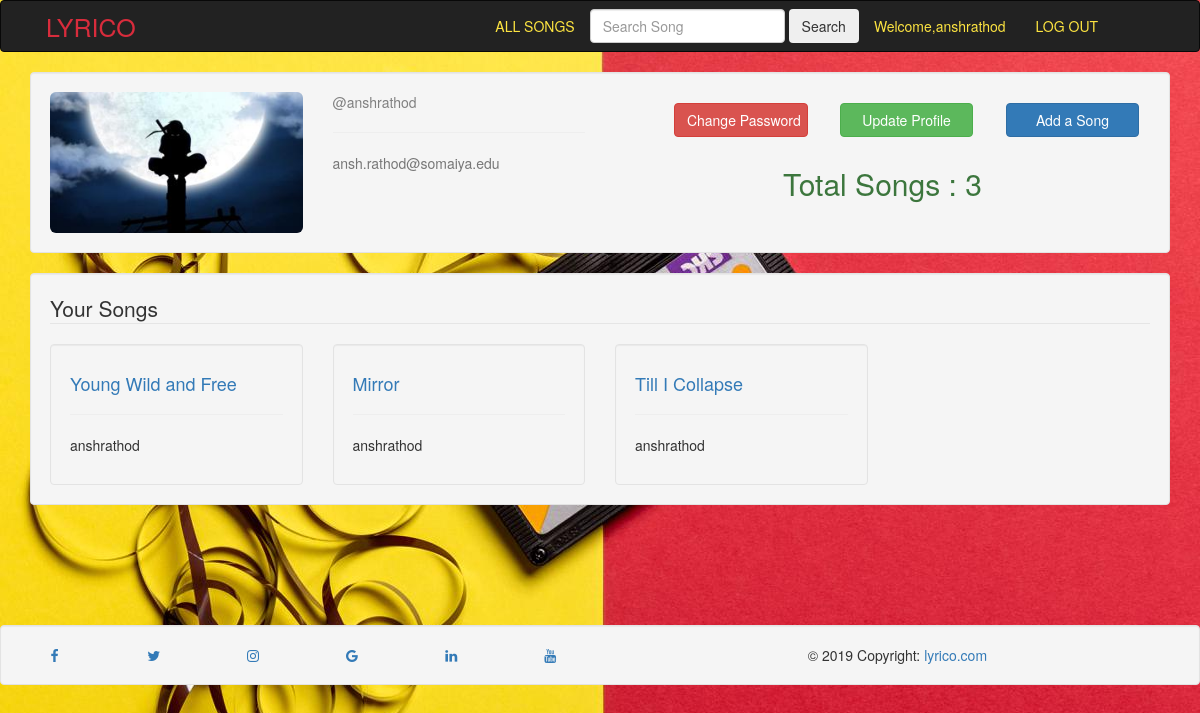
/profile/ (signed in), run on the app's committed database.
### users/models.py (models this page shows, shortened)
class Profile(models.Model):
    user = models.OneToOneField(User, on_delete=models.CASCADE)
    image = models.ImageField(upload_to='profile_pics/' ,default='default.png', null=True)
    bio = models.TextField(blank=True)
    age = models.IntegerField(blank=True,null=True)
    gender = models.CharField(max_length=10)

### songs/models.py (models this page shows, shortened)
class Song(models.Model):
    title = models.CharField(max_length=100)
    lyrics = models.TextField()
    composer = models.CharField(max_length=100)
    featuring = models.TextField(blank=True)
    album = models.CharField(max_length=100)
    img = models.ImageField(upload_to='cover_pic/')
    link =  models.CharField(max_length=1000)  # embed link
    ytlink = models.CharField(max_length=1000 ,default='')
    genre = models.CharField(max_length=100,blank=True)
    audio = models.FileField(upload_to='audio/',default='')

### users/views.py (the view)
# urls.py: path('profile/',uviews.profile,name='songs-profile'),
@login_required
def profile(request):
	mysongs = list()
	songs = Song.objects.all()
	username = request.user.username
	for song in songs:
		if song.composer == username or song.featuring == username:
			mysongs.append(song)
	size = len(mysongs)
	context = {'size': size,'songs':mysongs}
	return render(request,'users/display_profile.html',context)

### users/templates/users/display_profile.html (shortened to what this page needs)
{% extends "songs/base.html" %}
{% load crispy_forms_tags %}
{% block body %}
<div class="well">
	<div class="row">
		<div class="col-md-3">
			<img class="img-rounded" src="{{ user.profile.image.url }}" style="max-height: 100%;min-height:100%;min-width:100%;max-width: 100%;">
		</div>
		<div class="col-md-3 col-sm-3 col-xs-3">
			<a href="{% url 'songs-profile'%}"style="color:grey;">@{{user.username}}</a>
			<hr>
			<p class="text text-muted">{{user.email }}</p>
		</div>
		<div class="col-md-6 col-sm-12 col-xs-12 col-lg-6 " style="float: right;">
			<button type="button" class="col-md-4 col-sm-6 col-xs-12 col-lg-3 btn btn-primary " onclick="location.href='{% url 'songs-add' %}'"style="float:right;margin:2%;margin-left:4%">Add a Song</button>
			<button type="button" class="col-md-4 col-sm-6 col-xs-12 col-lg-3 btn btn-success " onclick="location.href='{% url 'songs-update' %}'" style="float:right;margin:2%;margin-left:4%">Update Profile</button>
			<button type="button" class="col-md-4 col-sm-6 col-xs-12 col-lg-3 btn btn-danger " onclick="location.href='{% url 'songs-password' %}'" style="float:right;margin:2%;margin-left:4%">Change Password</button>
		</div>
		<div class="col-md-6 col-sm-12 col-xs-12 col-lg-6 ">
		<h2 class="text text-capitalize text-success text-center">Total Songs : {{ size }} </h2>
		</div>
	</div>
</div><br>
<div class="well">
	<legend class="border-bottom mb-4">Your Songs</legend>
		<div class="row">
	{% for song in songs %}
	<div class="col-md-3 col-sm-6 col-xs-12 col-lg-3">
		<div class="well" style="background-image:song.img.url">
					<h4 style="height: auto;"><a href="{% url 'songs-details' song.id %}">{{ song.title }}</a></h4><hr>
						<p class="mr-2">{{ song.composer }}</p>
		</div>
	</div>
	{% endfor %}
	</div>
</div>
{% endblock  %}
{% block footer %}
<footer class="foooter" >
        <div class="well">
            <div class="row">
                <div class="col-md-1 col-sm-1 col-xs-1 col-lg-1">
                  <a href="#" class="fa fa-facebook"></a>
                </div>
                <div class="col-md-1 col-sm-1 col-xs-1 col-lg-1">
                  <a href="#" class="fa fa-twitter"></a>
                </div>
                <div class="col-md-1 col-sm-1 col-xs-1 col-lg-1">
                  <a href="#" class="fa fa-instagram"></a>
                </div>
                <div class="col-md-1 col-sm-1 col-xs-1 col-lg-1">
                    <a href="#" class="fa fa-google"></a>
                </div>
                <div class="col-md-1 col-sm-1 col-xs-1 col-lg-1">
                    <a href="#" class="fa fa-linkedin"></a>
                </div>
                <div class="col-md-1 col-sm-1 col-xs-1 col-lg-1">
                    <a href="#" class="fa fa-youtube"></a>
                </div>
              <div class="col-md-6 col-sm-6 col-xs-6 col-lg-6  text-center">
                © 2019 Copyright:
                <a href="">lyrico.com</a>
              </div>
            </div>
        </div>
</footer>
{% endblock %}

### songs/templates/songs/base.html (shortened to what this page needs)
<!DOCTYPE html>
<html lang="en">
<head>
    {% load staticfiles %}
    <link rel="stylesheet" href="https://maxcdn.bootstrapcdn.com/bootstrap/3.3.6/css/bootstrap.min.css">
    <link rel="stylesheet" href="https://cdnjs.cloudflare.com/ajax/libs/font-awesome/4.7.0/css/font-awesome.min.css">
</head>
<body>
    <nav class="navbar navbar-inverse">
        <div class="row">
            <div class="float-left">
                <div class="navbar-header">
                    <a class="navbar-brand" href="{% url 'songs-home'%}"><p style="color:#d82c3c;font-size:25px;margin-left:50%">LYRICO</p></a>
                </div>
            </div>
            <div style="float:right;padding-right: 5%;margin-right:2%">
                <div class="collapse navbar-collapse" id="topNavBar">
                    <ul class="nav navbar-nav">
                        <li><a style="color:#fde441" href="{% url 'songs-listsongs'%}">ALL SONGS</a></li>
                        <li>
                            <form class="form-inline " method="POST" style="padding-top: 3%;">
                                <input class="form-control " type="search" placeholder="Search Song" aria-label="Search" name="search" >
                                <button class="btn btn-outline-success " type="submit">Search</button>
                            </form>
                        </li>
                        {% if user.is_authenticated %}
                            <li><a style="color:#fde441" href="{% url 'songs-profile'%}">Welcome,{{user}}</a></li>
                            <li><a style="color:#fde441" href="{% url 'songs-logout'%}">LOG OUT</a></li>
                        {% else %}
                        <li><a style="color:#fde441" href="{% url 'songs-login'%}">LOG IN</a></li>
                        <li><a style="color:#fde441" href="{% url 'songs-signup'%}">REGISTER</a></li>
                        {% endif %}
                    </ul>
                </div>
            </div>
        </div>
    </nav>
<div class="container">
{% block body %}
{% endblock %}
</div>
</body>
{% block footer %}
{% endblock %}
</html>

### songs/templates/songs/base.html (style rules this page uses)
body { background : url("/media/background_1200.jpg") ; background-size:cover; background-repeat:no-repeat; overflow-x :hidden; }

### users/templates/users/display_profile.html (style rules this page uses)
.foooter { position:relative; left: 0%; width: 100%; text-align: center; margin-top:10%; }
.well { margin-bottom:0%; }

### data on the page
Song: title "Young Wild and Free", composer "anshrathod"
Song: title "Mirror", composer "anshrathod"
Song: title "Till I Collapse", composer "anshrathod"

### other printed values
{{ user }} "anshrathod"
{{ user.username }} "anshrathod"
{{ user.email }} "ansh.rathod@somaiya.edu"
{{ size }} "3"
